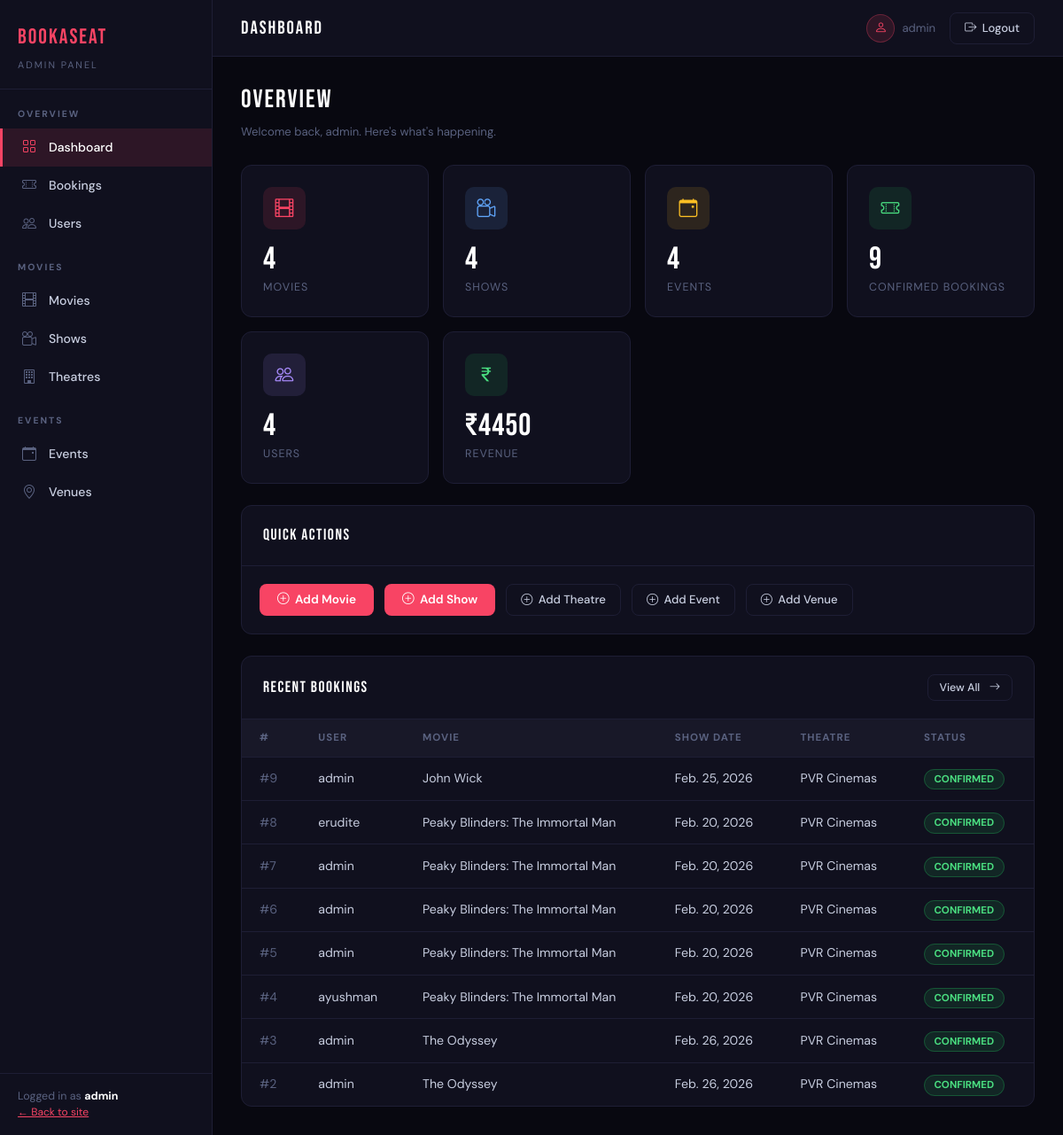
Page /dashboard/ (signed in) on the earlier database version.
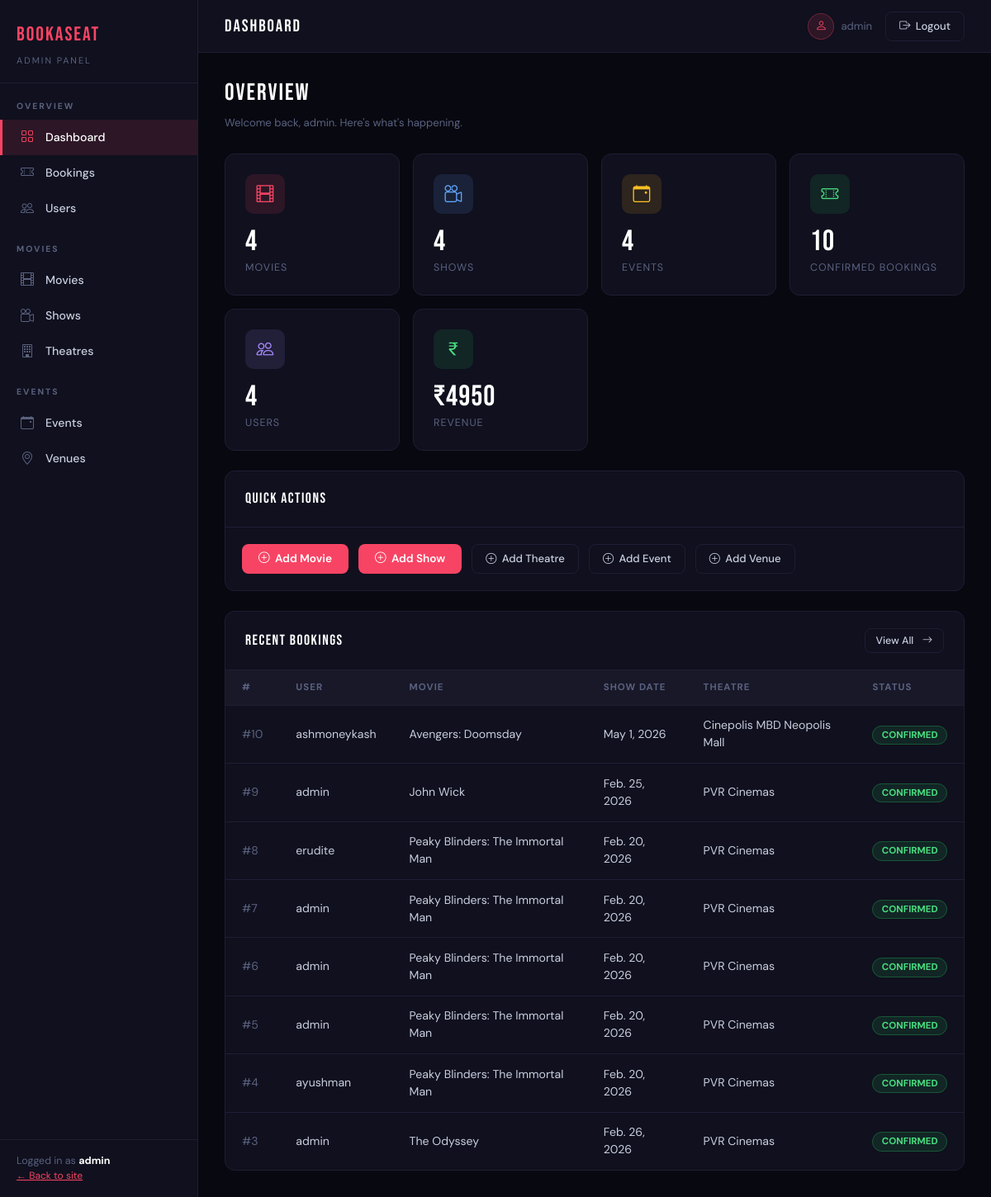
Same page on the later database version.
### bookings/models.py (models this page shows, shortened)
class Booking(models.Model):
    STATUS_CHOICES = [
        ('PENDING', 'Pending'),
        ('CONFIRMED', 'Confirmed'),
        ('CANCELLED', 'Cancelled'),
    ]
    user = models.ForeignKey(
        settings.AUTH_USER_MODEL,
        on_delete=models.CASCADE,
        related_name='bookings'
    )
    show = models.ForeignKey(
        'movies.Show',
        on_delete=models.CASCADE,
        related_name='bookings'
    )
    seats = models.ManyToManyField('Seat', related_name='seat_bookings')
    status = models.CharField(max_length=10, choices=STATUS_CHOICES, default='PENDING')
    created_at = models.DateTimeField(auto_now_add=True)

### movies/models.py (models this page shows, shortened)
class Show(models.Model):
    movie = models.ForeignKey(Movie, on_delete=models.CASCADE, related_name='shows')
    theatre = models.ForeignKey(Theatre, on_delete=models.CASCADE, related_name='shows')
    show_date = models.DateField()
    show_time = models.TimeField()
    price = models.DecimalField(max_digits=8,decimal_places=2)
    total_seats = models.PositiveIntegerField()
    available_seats = models.PositiveIntegerField()
    created_at = models.DateTimeField(auto_now_add=True)

class Movie(models.Model):
    title = models.CharField(max_length=255)
    description = models.TextField()
    duration = models.PositiveIntegerField(help_text="Duration in minutes")
    language = models.CharField(max_length=50)
    release_date = models.DateField()
    poster = models.ImageField(upload_to='movies/posters/')
    is_active = models.BooleanField(default=True)

class Theatre(models.Model):
    name = models.CharField(max_length=255)
    city = models.CharField(max_length=100)
    address = models.TextField()
    total_screens = models.PositiveIntegerField(default=1)

### dashboard/views.py (the view)
# urls.py: path('', views.dashboard_home, name='dashboard_home'),
def dashboard_home(request):
    if not request.user.is_authenticated or not request.user.is_staff:
        return redirect('login')
    total_movies = Movie.objects.count()
    total_shows = Show.objects.count()
    total_bookings = Booking.objects.count()
    total_events = Event.objects.count()
    total_users = User.objects.count()
    confirmed_bookings = Booking.objects.filter(status='CONFIRMED').count()
    recent_bookings = Booking.objects.select_related(
        'user', 'show__movie', 'show__theatre'
    ).order_by('-created_at')[:8]
    revenue = Payment.objects.filter(status='SUCCESS').aggregate(
        total=Sum('booking__show__price')
    )['total'] or 0
    context = {
        'total_movies': total_movies,
        'total_shows': total_shows,
        'total_bookings': total_bookings,
        'total_events': total_events,
        'total_users': total_users,
        'confirmed_bookings': confirmed_bookings,
        'recent_bookings': recent_bookings,
        'revenue': revenue,
        'section': 'home',
    }
    return render(request, 'dashboard/home.html', context)

### dashboard/templates/dashboard/home.html (shortened to what the changed rows need)
{% extends 'dashboard/base.html' %}
{% block content %}
<div class="page-heading">
  <div>
    <h1>OVERVIEW</h1>
  </div>
</div>
<div class="row g-3 mb-4">
  <div class="col-6 col-lg-3">
    <div class="stat-card">
      <div class="stat-icon" style="background:rgba(34,197,94,0.12);">
        <i class="bi bi-ticket-perforated" style="color:#4ade80;"></i>
      </div>
      <div class="stat-value">{{ confirmed_bookings }}</div>
      <div class="stat-label">Confirmed Bookings</div>
    </div>
  </div>
  <div class="col-6 col-lg-3">
    <div class="stat-card">
      <div class="stat-icon" style="background:rgba(34,197,94,0.12);">
        <i class="bi bi-currency-rupee" style="color:#4ade80;"></i>
      </div>
      <div class="stat-value">₹{{ revenue|floatformat:0 }}</div>
      <div class="stat-label">Revenue</div>
    </div>
  </div>
</div>
<div class="dash-table">
  <table class="admin-table">
    <thead>
      <tr>
        <th>#</th>
        <th>User</th>
        <th>Movie</th>
        <th>Show Date</th>
        <th>Theatre</th>
        <th>Status</th>
      </tr>
    </thead>
    <tbody>
      {% for booking in recent_bookings %}
        <tr>
          <td style="color:var(--muted);">#{{ booking.id }}</td>
          <td>{{ booking.user.username }}</td>
          <td>{{ booking.show.movie.title }}</td>
          <td>{{ booking.show.show_date }}</td>
          <td>{{ booking.show.theatre.name }}</td>
          <td>
            {% if booking.status == 'CONFIRMED' %}
              <span class="badge-active">{{ booking.status }}</span>
            {% else %}
              <span class="badge-inactive">{{ booking.status }}</span>
            {% endif %}
          </td>
        </tr>
      {% empty %}
        <tr><td colspan="6" style="color:var(--muted); text-align:center; padding:2rem;">No bookings yet.</td></tr>
      {% endfor %}
    </tbody>
  </table>
</div>
{% endblock %}

Differences in the rows shown:
no longer on this page (row unchanged): Booking: id "2", user.username "admin", show.movie "The Odyssey", show.show_date "Feb. 26, 2026", show.theatre.name "PVR Cinemas", status "CONFIRMED"
added Booking: id "10", user.username "ashmoneykash", show.movie "Avengers: Doomsday", show.show_date "May 1, 2026", show.theatre.name "Cinepolis MBD Neopolis Mall", status "CONFIRMED"
Other differences:
{{ confirmed_bookings }}: "9" → "10"
{{ revenue|floatformat:0 }}: "4450" → "4950"
